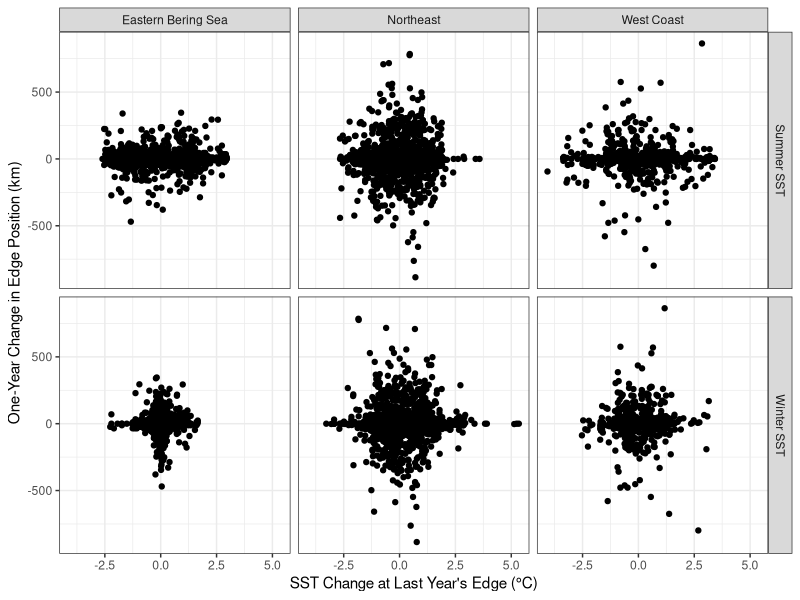
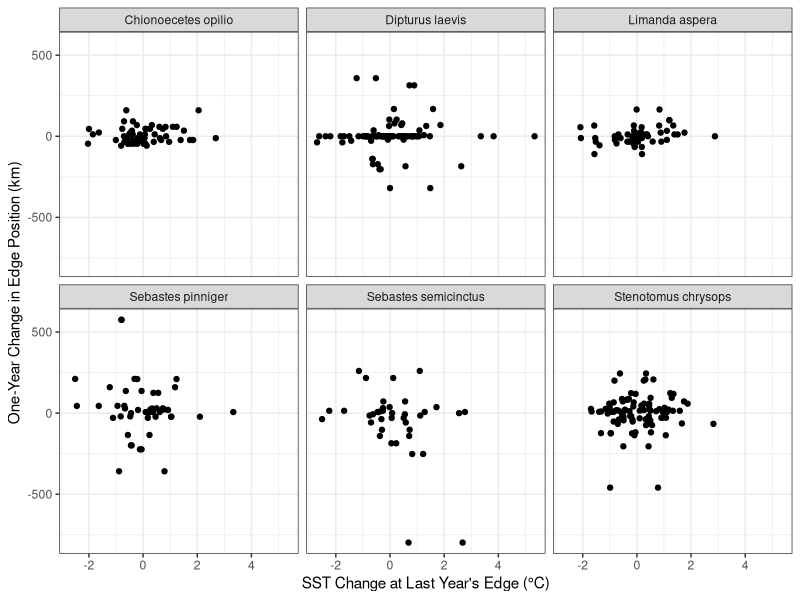

Reproduce these figures in R, in order.
library(tidyverse)
library(here)
dat.predict.lag <- read_csv(here("processed-data","species_thermal_niche_v_time_with_lags.csv")) 

lagdf <- dat.predict.lag %>% 
  group_by(species, region, quantile, predicted.var) %>% 
  filter(year_match > min(year_match)) %>% 
  arrange(year_match) %>% 
  mutate(sst_lag = lag(sst), # get SST last year at last year's edge 
         sst_diff = sst_at_last_years_edge - sst_lag, # calculate change in SST at last year's edge: temperature there this year - temperature there last year 
         edge_position_diff = edge_position - edge_position_last_year # calculate shift 
  ) %>% 
  ungroup()

# plot of all species
gglag <- lagdf %>% 
  mutate(
    region=recode(region,
                  ebs="Eastern Bering Sea",
                  neus="Northeast",
                  wc="West Coast"),
    predicted.var=recode(predicted.var,
                         predict.sstmax="Summer SST",
                         predict.sstmin="Winter SST")) %>% 
  ggplot(aes(x=sst_diff, y=edge_position_diff)) + 
  geom_point() + 
  theme_bw() +
  facet_grid(predicted.var~region) +
  labs(x="SST Change at Last Year's Edge (°C)", y="One-Year Change in Edge Position (km)") +
  NULL

ggsave(gglag, width=6, height=3.5, filename=here("results","year_over_year_edge_vs_sst.png"), dpi=160, scale=1.3)

# plot of some example species

exspp <- c('dipturus laevis','stenotomus chrysops','sebastes pinniger','sebastes semicinctus','chionoecetes opilio','limanda aspera')

ggexspp <- lagdf %>% 
  filter(species %in% exspp) %>% 
  mutate(
    region=recode(region,
                  ebs="Eastern Bering Sea",
                  neus="Northeast",
                  wc="West Coast"),
    predicted.var=recode(predicted.var,
                         predict.sstmax="Summer SST",
                         predict.sstmin="Winter SST"),
    species = str_to_sentence(species)) %>% 
  ggplot(aes(x=sst_diff, y=edge_position_diff)) + 
  geom_point() + 
  theme_bw() +
  facet_wrap(~species) +
  labs(x="SST Change at Last Year's Edge (°C)", y="One-Year Change in Edge Position (km)") +
  NULL

ggsave(ggexspp, width=6, height=3.5, filename=here("results","year_over_year_edge_vs_sst_examples.png"), dpi=160, scale=1.3)
